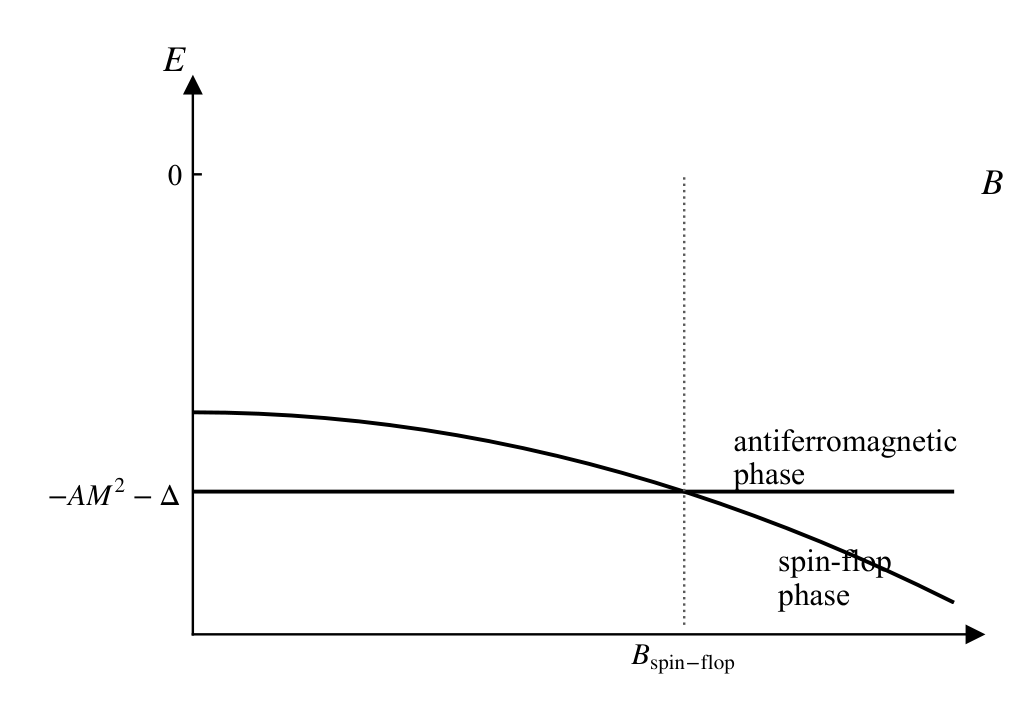

Python code for this plot:
# -*- coding: utf-8 -*-
# 图 5.11 反铁磁相与自旋翻转跳跃相的能量随磁场曲线，交点 B_spin-flop
import sys
sys.path.insert(0, r'E:\AI整理书籍\磁学\book\fig_src')
import numpy as np
import matplotlib.pyplot as plt
from mplstyle import new_fig, save_fig

fig, ax = new_fig(4.7, 3.3)
ax.spines['top'].set_visible(False)
ax.spines['right'].set_visible(False)
ax.plot(1, 0, ">k", transform=ax.transAxes, clip_on=False, ms=5)
ax.plot(0, 1, "^k", transform=ax.transAxes, clip_on=False, ms=5)

B = np.linspace(0, 3.4, 300)
E_af = np.full_like(B, -1.0)
E_sf = -0.75 - 0.05165 * B**2          # crossing at B = 2.2
Bsf = 2.2

ax.plot(B, E_af, 'k-', lw=1.3)
ax.plot(B, E_sf, 'k-', lw=1.3)
ax.plot([Bsf, Bsf], [-1.42, 0], ls=':', lw=0.8, color='0.35')

ax.set_xlim(0, 3.5)
ax.set_ylim(-1.45, 0.28)
ax.set_xticks([Bsf])
ax.set_xticklabels([r'$B_{\mathrm{spin\!-\!\mathrm{flop}}}$'], fontsize=10)
ax.set_yticks([0, -1.0])
ax.set_yticklabels(['0', r'$-AM^2-\Delta$'])
ax.tick_params(axis='x', length=0)
ax.tick_params(axis='y', length=3)
for tlab in ax.get_yticklabels():
    tlab.set_fontsize(10)
ax.text(3.53, -0.035, '$B$', ha='left', va='center', fontsize=12)
ax.text(-0.08, 0.30, '$E$', ha='center', va='bottom', fontsize=12)
ax.text(2.42, -0.90, 'antiferromagnetic\nphase', fontsize=10.5, ha='left', va='center')
ax.text(2.62, -1.28, 'spin-flop\nphase', fontsize=10.5, ha='left', va='center')

ax.tick_params(top=False, right=False)
fig.subplots_adjust(left=0.19, right=0.96)
save_fig(fig, 'ch5', 'fig5_11')
